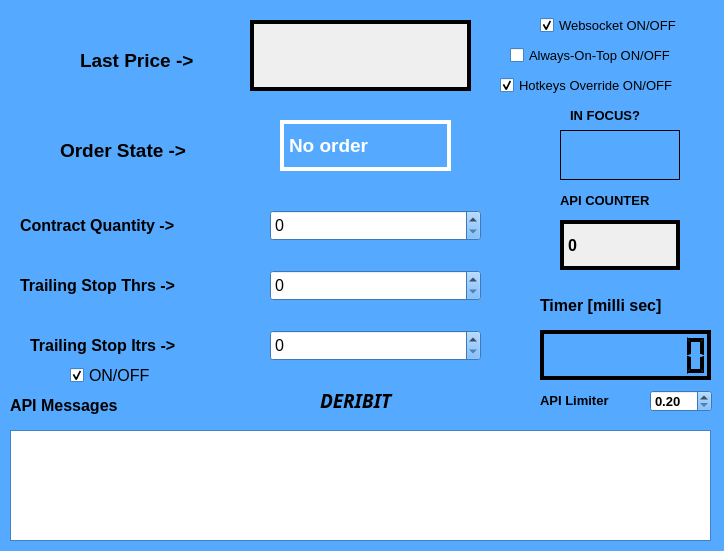
<?xml version="1.0" encoding="UTF-8"?>
<ui version="4.0">
 <class>Deribit</class>
 <widget class="QDialog" name="Deribit">
  <property name="geometry">
   <rect>
    <x>0</x>
    <y>0</y>
    <width>724</width>
    <height>551</height>
   </rect>
  </property>
  <property name="palette">
   <palette>
    <active>
     <colorrole role="WindowText">
      <brush brushstyle="SolidPattern">
       <color alpha="255">
        <red>0</red>
        <green>0</green>
        <blue>0</blue>
       </color>
      </brush>
     </colorrole>
     <colorrole role="Button">
      <brush brushstyle="SolidPattern">
       <color alpha="255">
        <red>85</red>
        <green>170</green>
        <blue>255</blue>
       </color>
      </brush>
     </colorrole>
     <colorrole role="Light">
      <brush brushstyle="SolidPattern">
       <color alpha="255">
        <red>213</red>
        <green>234</green>
        <blue>255</blue>
       </color>
      </brush>
     </colorrole>
     <colorrole role="Midlight">
      <brush brushstyle="SolidPattern">
       <color alpha="255">
        <red>149</red>
        <green>202</green>
        <blue>255</blue>
       </color>
      </brush>
     </colorrole>
     <colorrole role="Dark">
      <brush brushstyle="SolidPattern">
       <color alpha="255">
        <red>42</red>
        <green>85</green>
        <blue>127</blue>
       </color>
      </brush>
     </colorrole>
     <colorrole role="Mid">
      <brush brushstyle="SolidPattern">
       <color alpha="255">
        <red>56</red>
        <green>113</green>
        <blue>170</blue>
       </color>
      </brush>
     </colorrole>
     <colorrole role="Text">
      <brush brushstyle="SolidPattern">
       <color alpha="255">
        <red>0</red>
        <green>0</green>
        <blue>0</blue>
       </color>
      </brush>
     </colorrole>
     <colorrole role="BrightText">
      <brush brushstyle="SolidPattern">
       <color alpha="255">
        <red>255</red>
        <green>255</green>
        <blue>255</blue>
       </color>
      </brush>
     </colorrole>
     <colorrole role="ButtonText">
      <brush brushstyle="SolidPattern">
       <color alpha="255">
        <red>0</red>
        <green>0</green>
        <blue>0</blue>
       </color>
      </brush>
     </colorrole>
     <colorrole role="Base">
      <brush brushstyle="SolidPattern">
       <color alpha="255">
        <red>255</red>
        <green>255</green>
        <blue>255</blue>
       </color>
      </brush>
     </colorrole>
     <colorrole role="Window">
      <brush brushstyle="SolidPattern">
       <color alpha="255">
        <red>85</red>
        <green>170</green>
        <blue>255</blue>
       </color>
      </brush>
     </colorrole>
     <colorrole role="Shadow">
      <brush brushstyle="SolidPattern">
       <color alpha="255">
        <red>0</red>
        <green>0</green>
        <blue>0</blue>
       </color>
      </brush>
     </colorrole>
     <colorrole role="AlternateBase">
      <brush brushstyle="SolidPattern">
       <color alpha="255">
        <red>170</red>
        <green>212</green>
        <blue>255</blue>
       </color>
      </brush>
     </colorrole>
     <colorrole role="ToolTipBase">
      <brush brushstyle="SolidPattern">
       <color alpha="255">
        <red>255</red>
        <green>255</green>
        <blue>220</blue>
       </color>
      </brush>
     </colorrole>
     <colorrole role="ToolTipText">
      <brush brushstyle="SolidPattern">
       <color alpha="255">
        <red>0</red>
        <green>0</green>
        <blue>0</blue>
       </color>
      </brush>
     </colorrole>
     <colorrole role="PlaceholderText">
      <brush brushstyle="SolidPattern">
       <color alpha="128">
        <red>0</red>
        <green>0</green>
        <blue>0</blue>
       </color>
      </brush>
     </colorrole>
    </active>
    <inactive>
     <colorrole role="WindowText">
      <brush brushstyle="SolidPattern">
       <color alpha="255">
        <red>0</red>
        <green>0</green>
        <blue>0</blue>
       </color>
      </brush>
     </colorrole>
     <colorrole role="Button">
      <brush brushstyle="SolidPattern">
       <color alpha="255">
        <red>85</red>
        <green>170</green>
        <blue>255</blue>
       </color>
      </brush>
     </colorrole>
     <colorrole role="Light">
      <brush brushstyle="SolidPattern">
       <color alpha="255">
        <red>213</red>
        <green>234</green>
        <blue>255</blue>
       </color>
      </brush>
     </colorrole>
     <colorrole role="Midlight">
      <brush brushstyle="SolidPattern">
       <color alpha="255">
        <red>149</red>
        <green>202</green>
        <blue>255</blue>
       </color>
      </brush>
     </colorrole>
     <colorrole role="Dark">
      <brush brushstyle="SolidPattern">
       <color alpha="255">
        <red>42</red>
        <green>85</green>
        <blue>127</blue>
       </color>
      </brush>
     </colorrole>
     <colorrole role="Mid">
      <brush brushstyle="SolidPattern">
       <color alpha="255">
        <red>56</red>
        <green>113</green>
        <blue>170</blue>
       </color>
      </brush>
     </colorrole>
     <colorrole role="Text">
      <brush brushstyle="SolidPattern">
       <color alpha="255">
        <red>0</red>
        <green>0</green>
        <blue>0</blue>
       </color>
      </brush>
     </colorrole>
     <colorrole role="BrightText">
      <brush brushstyle="SolidPattern">
       <color alpha="255">
        <red>255</red>
        <green>255</green>
        <blue>255</blue>
       </color>
      </brush>
     </colorrole>
     <colorrole role="ButtonText">
      <brush brushstyle="SolidPattern">
       <color alpha="255">
        <red>0</red>
        <green>0</green>
        <blue>0</blue>
       </color>
      </brush>
     </colorrole>
     <colorrole role="Base">
      <brush brushstyle="SolidPattern">
       <color alpha="255">
        <red>255</red>
        <green>255</green>
        <blue>255</blue>
       </color>
      </brush>
     </colorrole>
     <colorrole role="Window">
      <brush brushstyle="SolidPattern">
       <color alpha="255">
        <red>85</red>
        <green>170</green>
        <blue>255</blue>
       </color>
      </brush>
     </colorrole>
     <colorrole role="Shadow">
      <brush brushstyle="SolidPattern">
       <color alpha="255">
        <red>0</red>
        <green>0</green>
        <blue>0</blue>
       </color>
      </brush>
     </colorrole>
     <colorrole role="AlternateBase">
      <brush brushstyle="SolidPattern">
       <color alpha="255">
        <red>170</red>
        <green>212</green>
        <blue>255</blue>
       </color>
      </brush>
     </colorrole>
     <colorrole role="ToolTipBase">
      <brush brushstyle="SolidPattern">
       <color alpha="255">
        <red>255</red>
        <green>255</green>
        <blue>220</blue>
       </color>
      </brush>
     </colorrole>
     <colorrole role="ToolTipText">
      <brush brushstyle="SolidPattern">
       <color alpha="255">
        <red>0</red>
        <green>0</green>
        <blue>0</blue>
       </color>
      </brush>
     </colorrole>
     <colorrole role="PlaceholderText">
      <brush brushstyle="SolidPattern">
       <color alpha="128">
        <red>0</red>
        <green>0</green>
        <blue>0</blue>
       </color>
      </brush>
     </colorrole>
    </inactive>
    <disabled>
     <colorrole role="WindowText">
      <brush brushstyle="SolidPattern">
       <color alpha="255">
        <red>42</red>
        <green>85</green>
        <blue>127</blue>
       </color>
      </brush>
     </colorrole>
     <colorrole role="Button">
      <brush brushstyle="SolidPattern">
       <color alpha="255">
        <red>85</red>
        <green>170</green>
        <blue>255</blue>
       </color>
      </brush>
     </colorrole>
     <colorrole role="Light">
      <brush brushstyle="SolidPattern">
       <color alpha="255">
        <red>213</red>
        <green>234</green>
        <blue>255</blue>
       </color>
      </brush>
     </colorrole>
     <colorrole role="Midlight">
      <brush brushstyle="SolidPattern">
       <color alpha="255">
        <red>149</red>
        <green>202</green>
        <blue>255</blue>
       </color>
      </brush>
     </colorrole>
     <colorrole role="Dark">
      <brush brushstyle="SolidPattern">
       <color alpha="255">
        <red>42</red>
        <green>85</green>
        <blue>127</blue>
       </color>
      </brush>
     </colorrole>
     <colorrole role="Mid">
      <brush brushstyle="SolidPattern">
       <color alpha="255">
        <red>56</red>
        <green>113</green>
        <blue>170</blue>
       </color>
      </brush>
     </colorrole>
     <colorrole role="Text">
      <brush brushstyle="SolidPattern">
       <color alpha="255">
        <red>42</red>
        <green>85</green>
        <blue>127</blue>
       </color>
      </brush>
     </colorrole>
     <colorrole role="BrightText">
      <brush brushstyle="SolidPattern">
       <color alpha="255">
        <red>255</red>
        <green>255</green>
        <blue>255</blue>
       </color>
      </brush>
     </colorrole>
     <colorrole role="ButtonText">
      <brush brushstyle="SolidPattern">
       <color alpha="255">
        <red>42</red>
        <green>85</green>
        <blue>127</blue>
       </color>
      </brush>
     </colorrole>
     <colorrole role="Base">
      <brush brushstyle="SolidPattern">
       <color alpha="255">
        <red>85</red>
        <green>170</green>
        <blue>255</blue>
       </color>
      </brush>
     </colorrole>
     <colorrole role="Window">
      <brush brushstyle="SolidPattern">
       <color alpha="255">
        <red>85</red>
        <green>170</green>
        <blue>255</blue>
       </color>
      </brush>
     </colorrole>
     <colorrole role="Shadow">
      <brush brushstyle="SolidPattern">
       <color alpha="255">
        <red>0</red>
        <green>0</green>
        <blue>0</blue>
       </color>
      </brush>
     </colorrole>
     <colorrole role="AlternateBase">
      <brush brushstyle="SolidPattern">
       <color alpha="255">
        <red>85</red>
        <green>170</green>
        <blue>255</blue>
       </color>
      </brush>
     </colorrole>
     <colorrole role="ToolTipBase">
      <brush brushstyle="SolidPattern">
       <color alpha="255">
        <red>255</red>
        <green>255</green>
        <blue>220</blue>
       </color>
      </brush>
     </colorrole>
     <colorrole role="ToolTipText">
      <brush brushstyle="SolidPattern">
       <color alpha="255">
        <red>0</red>
        <green>0</green>
        <blue>0</blue>
       </color>
      </brush>
     </colorrole>
     <colorrole role="PlaceholderText">
      <brush brushstyle="SolidPattern">
       <color alpha="128">
        <red>0</red>
        <green>0</green>
        <blue>0</blue>
       </color>
      </brush>
     </colorrole>
    </disabled>
   </palette>
  </property>
  <property name="font">
   <font>
    <pointsize>10</pointsize>
    <weight>75</weight>
    <bold>true</bold>
    <strikeout>false</strikeout>
    <stylestrategy>PreferAntialias</stylestrategy>
   </font>
  </property>
  <property name="windowTitle">
   <string>Dialog</string>
  </property>
  <property name="autoFillBackground">
   <bool>true</bool>
  </property>
  <widget class="QLabel" name="label">
   <property name="geometry">
    <rect>
     <x>20</x>
     <y>210</y>
     <width>211</width>
     <height>31</height>
    </rect>
   </property>
   <property name="font">
    <font>
     <pointsize>12</pointsize>
     <weight>75</weight>
     <bold>true</bold>
     <strikeout>false</strikeout>
     <stylestrategy>PreferAntialias</stylestrategy>
    </font>
   </property>
   <property name="text">
    <string>Contract Quantity -&gt;</string>
   </property>
  </widget>
  <widget class="QLabel" name="label_2">
   <property name="geometry">
    <rect>
     <x>20</x>
     <y>270</y>
     <width>211</width>
     <height>31</height>
    </rect>
   </property>
   <property name="font">
    <font>
     <pointsize>12</pointsize>
     <weight>75</weight>
     <bold>true</bold>
     <strikeout>false</strikeout>
     <stylestrategy>PreferAntialias</stylestrategy>
    </font>
   </property>
   <property name="text">
    <string>Trailing Stop Thrs -&gt;</string>
   </property>
  </widget>
  <widget class="QLabel" name="label_3">
   <property name="geometry">
    <rect>
     <x>30</x>
     <y>330</y>
     <width>211</width>
     <height>31</height>
    </rect>
   </property>
   <property name="font">
    <font>
     <pointsize>12</pointsize>
     <weight>75</weight>
     <bold>true</bold>
     <strikeout>false</strikeout>
     <stylestrategy>PreferAntialias</stylestrategy>
    </font>
   </property>
   <property name="text">
    <string>Trailing Stop Itrs -&gt;</string>
   </property>
  </widget>
  <widget class="QTextEdit" name="Errors">
   <property name="geometry">
    <rect>
     <x>10</x>
     <y>430</y>
     <width>701</width>
     <height>111</height>
    </rect>
   </property>
   <property name="font">
    <font>
     <pointsize>12</pointsize>
     <weight>75</weight>
     <bold>true</bold>
     <strikeout>false</strikeout>
     <stylestrategy>PreferAntialias</stylestrategy>
    </font>
   </property>
   <property name="readOnly">
    <bool>true</bool>
   </property>
  </widget>
  <widget class="QLabel" name="label_4">
   <property name="geometry">
    <rect>
     <x>10</x>
     <y>390</y>
     <width>151</width>
     <height>31</height>
    </rect>
   </property>
   <property name="font">
    <font>
     <pointsize>12</pointsize>
     <weight>75</weight>
     <bold>true</bold>
     <strikeout>false</strikeout>
     <stylestrategy>PreferAntialias</stylestrategy>
    </font>
   </property>
   <property name="text">
    <string>API Messages</string>
   </property>
  </widget>
  <widget class="QSpinBox" name="Quantity">
   <property name="geometry">
    <rect>
     <x>270</x>
     <y>210</y>
     <width>211</width>
     <height>31</height>
    </rect>
   </property>
   <property name="font">
    <font>
     <pointsize>12</pointsize>
     <weight>50</weight>
     <bold>false</bold>
     <strikeout>false</strikeout>
     <stylestrategy>PreferAntialias</stylestrategy>
    </font>
   </property>
   <property name="maximum">
    <number>1000000</number>
   </property>
   <property name="singleStep">
    <number>10</number>
   </property>
  </widget>
  <widget class="QSpinBox" name="StopThrs">
   <property name="geometry">
    <rect>
     <x>270</x>
     <y>270</y>
     <width>211</width>
     <height>31</height>
    </rect>
   </property>
   <property name="font">
    <font>
     <pointsize>12</pointsize>
     <weight>50</weight>
     <bold>false</bold>
     <strikeout>false</strikeout>
     <stylestrategy>PreferAntialias</stylestrategy>
    </font>
   </property>
   <property name="maximum">
    <number>1000000</number>
   </property>
   <property name="singleStep">
    <number>5</number>
   </property>
  </widget>
  <widget class="QSpinBox" name="StopItrs">
   <property name="geometry">
    <rect>
     <x>270</x>
     <y>330</y>
     <width>211</width>
     <height>31</height>
    </rect>
   </property>
   <property name="font">
    <font>
     <pointsize>12</pointsize>
     <weight>50</weight>
     <bold>false</bold>
     <strikeout>false</strikeout>
     <stylestrategy>PreferAntialias</stylestrategy>
    </font>
   </property>
   <property name="maximum">
    <number>1000000</number>
   </property>
  </widget>
  <widget class="QCheckBox" name="ItrsFlag">
   <property name="enabled">
    <bool>true</bool>
   </property>
   <property name="geometry">
    <rect>
     <x>70</x>
     <y>360</y>
     <width>101</width>
     <height>31</height>
    </rect>
   </property>
   <property name="font">
    <font>
     <pointsize>12</pointsize>
     <weight>50</weight>
     <bold>false</bold>
     <strikeout>false</strikeout>
     <stylestrategy>PreferAntialias</stylestrategy>
    </font>
   </property>
   <property name="text">
    <string>ON/OFF</string>
   </property>
   <property name="checked">
    <bool>true</bool>
   </property>
  </widget>
  <widget class="QCheckBox" name="WebsocketFlag">
   <property name="geometry">
    <rect>
     <x>540</x>
     <y>10</y>
     <width>181</width>
     <height>31</height>
    </rect>
   </property>
   <property name="font">
    <font>
     <pointsize>10</pointsize>
     <weight>50</weight>
     <bold>false</bold>
     <strikeout>false</strikeout>
     <stylestrategy>PreferAntialias</stylestrategy>
    </font>
   </property>
   <property name="text">
    <string>Websocket ON/OFF</string>
   </property>
   <property name="checked">
    <bool>true</bool>
   </property>
  </widget>
  <widget class="QCheckBox" name="HotkeyFlag">
   <property name="geometry">
    <rect>
     <x>500</x>
     <y>70</y>
     <width>221</width>
     <height>31</height>
    </rect>
   </property>
   <property name="font">
    <font>
     <pointsize>10</pointsize>
     <weight>50</weight>
     <bold>false</bold>
     <strikeout>false</strikeout>
     <stylestrategy>PreferAntialias</stylestrategy>
    </font>
   </property>
   <property name="autoFillBackground">
    <bool>false</bool>
   </property>
   <property name="text">
    <string>Hotkeys Override ON/OFF</string>
   </property>
   <property name="checked">
    <bool>true</bool>
   </property>
  </widget>
  <widget class="QCheckBox" name="OntopFlag">
   <property name="geometry">
    <rect>
     <x>510</x>
     <y>40</y>
     <width>201</width>
     <height>31</height>
    </rect>
   </property>
   <property name="font">
    <font>
     <pointsize>10</pointsize>
     <weight>50</weight>
     <bold>false</bold>
     <strikeout>false</strikeout>
     <stylestrategy>PreferAntialias</stylestrategy>
    </font>
   </property>
   <property name="text">
    <string>Always-On-Top ON/OFF</string>
   </property>
   <property name="checked">
    <bool>false</bool>
   </property>
  </widget>
  <widget class="QLabel" name="mPriceLabel">
   <property name="geometry">
    <rect>
     <x>80</x>
     <y>40</y>
     <width>151</width>
     <height>41</height>
    </rect>
   </property>
   <property name="font">
    <font>
     <pointsize>14</pointsize>
     <weight>75</weight>
     <bold>true</bold>
     <strikeout>false</strikeout>
     <stylestrategy>PreferAntialias</stylestrategy>
    </font>
   </property>
   <property name="text">
    <string>Last Price -&gt;</string>
   </property>
  </widget>
  <widget class="QLabel" name="mPriceValue">
   <property name="geometry">
    <rect>
     <x>250</x>
     <y>20</y>
     <width>221</width>
     <height>71</height>
    </rect>
   </property>
   <property name="font">
    <font>
     <pointsize>16</pointsize>
     <weight>75</weight>
     <bold>true</bold>
    </font>
   </property>
   <property name="layoutDirection">
    <enum>Qt::RightToLeft</enum>
   </property>
   <property name="autoFillBackground">
    <bool>true</bool>
   </property>
   <property name="styleSheet">
    <string notr="true">color: rgb(0, 0, 0);</string>
   </property>
   <property name="frameShape">
    <enum>QFrame::Box</enum>
   </property>
   <property name="lineWidth">
    <number>4</number>
   </property>
   <property name="text">
    <string/>
   </property>
  </widget>
  <widget class="QLabel" name="mOrderLabel">
   <property name="geometry">
    <rect>
     <x>60</x>
     <y>130</y>
     <width>181</width>
     <height>41</height>
    </rect>
   </property>
   <property name="font">
    <font>
     <pointsize>14</pointsize>
     <weight>75</weight>
     <bold>true</bold>
     <strikeout>false</strikeout>
     <stylestrategy>PreferAntialias</stylestrategy>
    </font>
   </property>
   <property name="text">
    <string>Order State -&gt;</string>
   </property>
  </widget>
  <widget class="QLabel" name="mOrderState">
   <property name="geometry">
    <rect>
     <x>280</x>
     <y>120</y>
     <width>171</width>
     <height>51</height>
    </rect>
   </property>
   <property name="palette">
    <palette>
     <active>
      <colorrole role="WindowText">
       <brush brushstyle="SolidPattern">
        <color alpha="255">
         <red>255</red>
         <green>255</green>
         <blue>255</blue>
        </color>
       </brush>
      </colorrole>
      <colorrole role="Text">
       <brush brushstyle="SolidPattern">
        <color alpha="255">
         <red>255</red>
         <green>255</green>
         <blue>255</blue>
        </color>
       </brush>
      </colorrole>
      <colorrole role="ButtonText">
       <brush brushstyle="SolidPattern">
        <color alpha="255">
         <red>255</red>
         <green>255</green>
         <blue>255</blue>
        </color>
       </brush>
      </colorrole>
      <colorrole role="PlaceholderText">
       <brush brushstyle="NoBrush">
        <color alpha="128">
         <red>255</red>
         <green>255</green>
         <blue>255</blue>
        </color>
       </brush>
      </colorrole>
     </active>
     <inactive>
      <colorrole role="WindowText">
       <brush brushstyle="SolidPattern">
        <color alpha="255">
         <red>255</red>
         <green>255</green>
         <blue>255</blue>
        </color>
       </brush>
      </colorrole>
      <colorrole role="Text">
       <brush brushstyle="SolidPattern">
        <color alpha="255">
         <red>255</red>
         <green>255</green>
         <blue>255</blue>
        </color>
       </brush>
      </colorrole>
      <colorrole role="ButtonText">
       <brush brushstyle="SolidPattern">
        <color alpha="255">
         <red>255</red>
         <green>255</green>
         <blue>255</blue>
        </color>
       </brush>
      </colorrole>
      <colorrole role="PlaceholderText">
       <brush brushstyle="NoBrush">
        <color alpha="128">
         <red>255</red>
         <green>255</green>
         <blue>255</blue>
        </color>
       </brush>
      </colorrole>
     </inactive>
     <disabled>
      <colorrole role="WindowText">
       <brush brushstyle="SolidPattern">
        <color alpha="255">
         <red>255</red>
         <green>255</green>
         <blue>255</blue>
        </color>
       </brush>
      </colorrole>
      <colorrole role="Text">
       <brush brushstyle="SolidPattern">
        <color alpha="255">
         <red>255</red>
         <green>255</green>
         <blue>255</blue>
        </color>
       </brush>
      </colorrole>
      <colorrole role="ButtonText">
       <brush brushstyle="SolidPattern">
        <color alpha="255">
         <red>255</red>
         <green>255</green>
         <blue>255</blue>
        </color>
       </brush>
      </colorrole>
      <colorrole role="PlaceholderText">
       <brush brushstyle="NoBrush">
        <color alpha="128">
         <red>255</red>
         <green>255</green>
         <blue>255</blue>
        </color>
       </brush>
      </colorrole>
     </disabled>
    </palette>
   </property>
   <property name="font">
    <font>
     <pointsize>14</pointsize>
     <weight>75</weight>
     <italic>false</italic>
     <bold>true</bold>
     <underline>false</underline>
     <kerning>true</kerning>
    </font>
   </property>
   <property name="layoutDirection">
    <enum>Qt::LeftToRight</enum>
   </property>
   <property name="autoFillBackground">
    <bool>false</bool>
   </property>
   <property name="styleSheet">
    <string notr="true">color: rgb(255, 255,255);</string>
   </property>
   <property name="frameShape">
    <enum>QFrame::Box</enum>
   </property>
   <property name="lineWidth">
    <number>4</number>
   </property>
   <property name="text">
    <string>No order</string>
   </property>
   <property name="indent">
    <number>5</number>
   </property>
  </widget>
  <widget class="QLabel" name="label_5">
   <property name="geometry">
    <rect>
     <x>320</x>
     <y>380</y>
     <width>121</width>
     <height>41</height>
    </rect>
   </property>
   <property name="font">
    <font>
     <family>Arial Black</family>
     <pointsize>14</pointsize>
     <weight>75</weight>
     <italic>true</italic>
     <bold>true</bold>
     <strikeout>false</strikeout>
     <stylestrategy>PreferAntialias</stylestrategy>
    </font>
   </property>
   <property name="autoFillBackground">
    <bool>true</bool>
   </property>
   <property name="text">
    <string>DERIBIT</string>
   </property>
  </widget>
  <widget class="QLabel" name="inFocus">
   <property name="geometry">
    <rect>
     <x>560</x>
     <y>130</y>
     <width>120</width>
     <height>50</height>
    </rect>
   </property>
   <property name="font">
    <font>
     <pointsize>16</pointsize>
     <weight>75</weight>
     <italic>false</italic>
     <bold>true</bold>
     <underline>false</underline>
     <strikeout>false</strikeout>
     <stylestrategy>PreferAntialias</stylestrategy>
    </font>
   </property>
   <property name="autoFillBackground">
    <bool>false</bool>
   </property>
   <property name="frameShape">
    <enum>QFrame::Box</enum>
   </property>
   <property name="lineWidth">
    <number>1</number>
   </property>
   <property name="text">
    <string/>
   </property>
  </widget>
  <widget class="QLabel" name="label_6">
   <property name="geometry">
    <rect>
     <x>570</x>
     <y>100</y>
     <width>101</width>
     <height>31</height>
    </rect>
   </property>
   <property name="font">
    <font>
     <pointsize>10</pointsize>
     <weight>75</weight>
     <bold>true</bold>
     <strikeout>false</strikeout>
     <stylestrategy>PreferAntialias</stylestrategy>
    </font>
   </property>
   <property name="text">
    <string>IN FOCUS?</string>
   </property>
  </widget>
  <widget class="QLabel" name="mApiCounter">
   <property name="geometry">
    <rect>
     <x>560</x>
     <y>220</y>
     <width>120</width>
     <height>50</height>
    </rect>
   </property>
   <property name="font">
    <font>
     <pointsize>12</pointsize>
     <italic>false</italic>
    </font>
   </property>
   <property name="autoFillBackground">
    <bool>true</bool>
   </property>
   <property name="styleSheet">
    <string notr="true">color: rgb(0, 0, 0);</string>
   </property>
   <property name="frameShape">
    <enum>QFrame::Box</enum>
   </property>
   <property name="lineWidth">
    <number>4</number>
   </property>
   <property name="text">
    <string>0</string>
   </property>
  </widget>
  <widget class="QLabel" name="label_7">
   <property name="geometry">
    <rect>
     <x>560</x>
     <y>190</y>
     <width>131</width>
     <height>20</height>
    </rect>
   </property>
   <property name="font">
    <font>
     <pointsize>10</pointsize>
     <weight>75</weight>
     <bold>true</bold>
     <strikeout>false</strikeout>
     <stylestrategy>PreferAntialias</stylestrategy>
    </font>
   </property>
   <property name="text">
    <string>API COUNTER</string>
   </property>
  </widget>
  <widget class="QLCDNumber" name="lcdNumber">
   <property name="geometry">
    <rect>
     <x>540</x>
     <y>330</y>
     <width>171</width>
     <height>50</height>
    </rect>
   </property>
   <property name="palette">
    <palette>
     <active>
      <colorrole role="WindowText">
       <brush brushstyle="SolidPattern">
        <color alpha="255">
         <red>0</red>
         <green>0</green>
         <blue>0</blue>
        </color>
       </brush>
      </colorrole>
      <colorrole role="Button">
       <brush brushstyle="SolidPattern">
        <color alpha="255">
         <red>0</red>
         <green>0</green>
         <blue>0</blue>
        </color>
       </brush>
      </colorrole>
      <colorrole role="Light">
       <brush brushstyle="SolidPattern">
        <color alpha="255">
         <red>0</red>
         <green>0</green>
         <blue>0</blue>
        </color>
       </brush>
      </colorrole>
      <colorrole role="Midlight">
       <brush brushstyle="SolidPattern">
        <color alpha="255">
         <red>0</red>
         <green>0</green>
         <blue>0</blue>
        </color>
       </brush>
      </colorrole>
      <colorrole role="Dark">
       <brush brushstyle="SolidPattern">
        <color alpha="255">
         <red>0</red>
         <green>0</green>
         <blue>0</blue>
        </color>
       </brush>
      </colorrole>
      <colorrole role="Mid">
       <brush brushstyle="SolidPattern">
        <color alpha="255">
         <red>0</red>
         <green>0</green>
         <blue>0</blue>
        </color>
       </brush>
      </colorrole>
      <colorrole role="Text">
       <brush brushstyle="SolidPattern">
        <color alpha="255">
         <red>0</red>
         <green>0</green>
         <blue>0</blue>
        </color>
       </brush>
      </colorrole>
      <colorrole role="BrightText">
       <brush brushstyle="SolidPattern">
        <color alpha="255">
         <red>255</red>
         <green>255</green>
         <blue>255</blue>
        </color>
       </brush>
      </colorrole>
      <colorrole role="ButtonText">
       <brush brushstyle="SolidPattern">
        <color alpha="255">
         <red>0</red>
         <green>0</green>
         <blue>0</blue>
        </color>
       </brush>
      </colorrole>
      <colorrole role="Base">
       <brush brushstyle="SolidPattern">
        <color alpha="255">
         <red>0</red>
         <green>0</green>
         <blue>0</blue>
        </color>
       </brush>
      </colorrole>
      <colorrole role="Window">
       <brush brushstyle="SolidPattern">
        <color alpha="255">
         <red>0</red>
         <green>0</green>
         <blue>0</blue>
        </color>
       </brush>
      </colorrole>
      <colorrole role="Shadow">
       <brush brushstyle="SolidPattern">
        <color alpha="255">
         <red>0</red>
         <green>0</green>
         <blue>0</blue>
        </color>
       </brush>
      </colorrole>
      <colorrole role="AlternateBase">
       <brush brushstyle="SolidPattern">
        <color alpha="255">
         <red>0</red>
         <green>0</green>
         <blue>0</blue>
        </color>
       </brush>
      </colorrole>
      <colorrole role="ToolTipBase">
       <brush brushstyle="SolidPattern">
        <color alpha="255">
         <red>255</red>
         <green>255</green>
         <blue>220</blue>
        </color>
       </brush>
      </colorrole>
      <colorrole role="ToolTipText">
       <brush brushstyle="SolidPattern">
        <color alpha="255">
         <red>0</red>
         <green>0</green>
         <blue>0</blue>
        </color>
       </brush>
      </colorrole>
      <colorrole role="PlaceholderText">
       <brush brushstyle="SolidPattern">
        <color alpha="128">
         <red>255</red>
         <green>255</green>
         <blue>255</blue>
        </color>
       </brush>
      </colorrole>
     </active>
     <inactive>
      <colorrole role="WindowText">
       <brush brushstyle="SolidPattern">
        <color alpha="255">
         <red>0</red>
         <green>0</green>
         <blue>0</blue>
        </color>
       </brush>
      </colorrole>
      <colorrole role="Button">
       <brush brushstyle="SolidPattern">
        <color alpha="255">
         <red>0</red>
         <green>0</green>
         <blue>0</blue>
        </color>
       </brush>
      </colorrole>
      <colorrole role="Light">
       <brush brushstyle="SolidPattern">
        <color alpha="255">
         <red>0</red>
         <green>0</green>
         <blue>0</blue>
        </color>
       </brush>
      </colorrole>
      <colorrole role="Midlight">
       <brush brushstyle="SolidPattern">
        <color alpha="255">
         <red>0</red>
         <green>0</green>
         <blue>0</blue>
        </color>
       </brush>
      </colorrole>
      <colorrole role="Dark">
       <brush brushstyle="SolidPattern">
        <color alpha="255">
         <red>0</red>
         <green>0</green>
         <blue>0</blue>
        </color>
       </brush>
      </colorrole>
      <colorrole role="Mid">
       <brush brushstyle="SolidPattern">
        <color alpha="255">
         <red>0</red>
         <green>0</green>
         <blue>0</blue>
        </color>
       </brush>
      </colorrole>
      <colorrole role="Text">
       <brush brushstyle="SolidPattern">
        <color alpha="255">
         <red>0</red>
         <green>0</green>
         <blue>0</blue>
        </color>
       </brush>
      </colorrole>
      <colorrole role="BrightText">
       <brush brushstyle="SolidPattern">
        <color alpha="255">
         <red>255</red>
         <green>255</green>
         <blue>255</blue>
        </color>
       </brush>
      </colorrole>
      <colorrole role="ButtonText">
       <brush brushstyle="SolidPattern">
        <color alpha="255">
         <red>0</red>
         <green>0</green>
         <blue>0</blue>
        </color>
       </brush>
      </colorrole>
      <colorrole role="Base">
       <brush brushstyle="SolidPattern">
        <color alpha="255">
         <red>0</red>
         <green>0</green>
         <blue>0</blue>
        </color>
       </brush>
      </colorrole>
      <colorrole role="Window">
       <brush brushstyle="SolidPattern">
        <color alpha="255">
         <red>0</red>
         <green>0</green>
         <blue>0</blue>
        </color>
       </brush>
      </colorrole>
      <colorrole role="Shadow">
       <brush brushstyle="SolidPattern">
        <color alpha="255">
         <red>0</red>
         <green>0</green>
         <blue>0</blue>
        </color>
       </brush>
      </colorrole>
      <colorrole role="AlternateBase">
       <brush brushstyle="SolidPattern">
        <color alpha="255">
         <red>0</red>
         <green>0</green>
         <blue>0</blue>
        </color>
       </brush>
      </colorrole>
      <colorrole role="ToolTipBase">
       <brush brushstyle="SolidPattern">
        <color alpha="255">
         <red>255</red>
         <green>255</green>
         <blue>220</blue>
        </color>
       </brush>
      </colorrole>
      <colorrole role="ToolTipText">
       <brush brushstyle="SolidPattern">
        <color alpha="255">
         <red>0</red>
         <green>0</green>
         <blue>0</blue>
        </color>
       </brush>
      </colorrole>
      <colorrole role="PlaceholderText">
       <brush brushstyle="SolidPattern">
        <color alpha="128">
         <red>255</red>
         <green>255</green>
         <blue>255</blue>
        </color>
       </brush>
      </colorrole>
     </inactive>
     <disabled>
      <colorrole role="WindowText">
       <brush brushstyle="SolidPattern">
        <color alpha="255">
         <red>0</red>
         <green>0</green>
         <blue>0</blue>
        </color>
       </brush>
      </colorrole>
      <colorrole role="Button">
       <brush brushstyle="SolidPattern">
        <color alpha="255">
         <red>0</red>
         <green>0</green>
         <blue>0</blue>
        </color>
       </brush>
      </colorrole>
      <colorrole role="Light">
       <brush brushstyle="SolidPattern">
        <color alpha="255">
         <red>0</red>
         <green>0</green>
         <blue>0</blue>
        </color>
       </brush>
      </colorrole>
      <colorrole role="Midlight">
       <brush brushstyle="SolidPattern">
        <color alpha="255">
         <red>0</red>
         <green>0</green>
         <blue>0</blue>
        </color>
       </brush>
      </colorrole>
      <colorrole role="Dark">
       <brush brushstyle="SolidPattern">
        <color alpha="255">
         <red>0</red>
         <green>0</green>
         <blue>0</blue>
        </color>
       </brush>
      </colorrole>
      <colorrole role="Mid">
       <brush brushstyle="SolidPattern">
        <color alpha="255">
         <red>0</red>
         <green>0</green>
         <blue>0</blue>
        </color>
       </brush>
      </colorrole>
      <colorrole role="Text">
       <brush brushstyle="SolidPattern">
        <color alpha="255">
         <red>0</red>
         <green>0</green>
         <blue>0</blue>
        </color>
       </brush>
      </colorrole>
      <colorrole role="BrightText">
       <brush brushstyle="SolidPattern">
        <color alpha="255">
         <red>255</red>
         <green>255</green>
         <blue>255</blue>
        </color>
       </brush>
      </colorrole>
      <colorrole role="ButtonText">
       <brush brushstyle="SolidPattern">
        <color alpha="255">
         <red>0</red>
         <green>0</green>
         <blue>0</blue>
        </color>
       </brush>
      </colorrole>
      <colorrole role="Base">
       <brush brushstyle="SolidPattern">
        <color alpha="255">
         <red>0</red>
         <green>0</green>
         <blue>0</blue>
        </color>
       </brush>
      </colorrole>
      <colorrole role="Window">
       <brush brushstyle="SolidPattern">
        <color alpha="255">
         <red>0</red>
         <green>0</green>
         <blue>0</blue>
        </color>
       </brush>
      </colorrole>
      <colorrole role="Shadow">
       <brush brushstyle="SolidPattern">
        <color alpha="255">
         <red>0</red>
         <green>0</green>
         <blue>0</blue>
        </color>
       </brush>
      </colorrole>
      <colorrole role="AlternateBase">
       <brush brushstyle="SolidPattern">
        <color alpha="255">
         <red>0</red>
         <green>0</green>
         <blue>0</blue>
        </color>
       </brush>
      </colorrole>
      <colorrole role="ToolTipBase">
       <brush brushstyle="SolidPattern">
        <color alpha="255">
         <red>255</red>
         <green>255</green>
         <blue>220</blue>
        </color>
       </brush>
      </colorrole>
      <colorrole role="ToolTipText">
       <brush brushstyle="SolidPattern">
        <color alpha="255">
         <red>0</red>
         <green>0</green>
         <blue>0</blue>
        </color>
       </brush>
      </colorrole>
      <colorrole role="PlaceholderText">
       <brush brushstyle="SolidPattern">
        <color alpha="128">
         <red>255</red>
         <green>255</green>
         <blue>255</blue>
        </color>
       </brush>
      </colorrole>
     </disabled>
    </palette>
   </property>
   <property name="font">
    <font>
     <pointsize>36</pointsize>
    </font>
   </property>
   <property name="autoFillBackground">
    <bool>false</bool>
   </property>
   <property name="styleSheet">
    <string notr="true">color: rgb(0, 0, 0);</string>
   </property>
   <property name="frameShadow">
    <enum>QFrame::Plain</enum>
   </property>
   <property name="lineWidth">
    <number>4</number>
   </property>
   <property name="digitCount">
    <number>8</number>
   </property>
  </widget>
  <widget class="QLabel" name="label_8">
   <property name="geometry">
    <rect>
     <x>540</x>
     <y>290</y>
     <width>171</width>
     <height>31</height>
    </rect>
   </property>
   <property name="font">
    <font>
     <pointsize>12</pointsize>
    </font>
   </property>
   <property name="text">
    <string>Timer [milli sec]</string>
   </property>
  </widget>
  <widget class="QDoubleSpinBox" name="doubleSpinBox">
   <property name="geometry">
    <rect>
     <x>650</x>
     <y>390</y>
     <width>62</width>
     <height>22</height>
    </rect>
   </property>
   <property name="decimals">
    <number>2</number>
   </property>
   <property name="minimum">
    <double>0.200000000000000</double>
   </property>
   <property name="maximum">
    <double>5.000000000000000</double>
   </property>
   <property name="singleStep">
    <double>0.050000000000000</double>
   </property>
   <property name="value">
    <double>0.200000000000000</double>
   </property>
  </widget>
  <widget class="QLabel" name="label_9">
   <property name="geometry">
    <rect>
     <x>540</x>
     <y>390</y>
     <width>111</width>
     <height>21</height>
    </rect>
   </property>
   <property name="text">
    <string>API Limiter</string>
   </property>
  </widget>
 </widget>
 <resources/>
 <connections/>
</ui>
